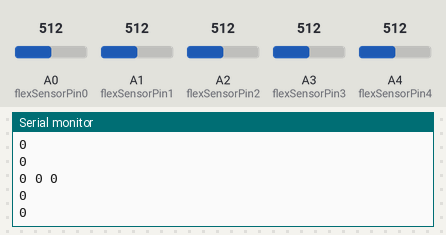
This sketch was run on a simulated Arduino Uno, built with avr-gcc and run on an emulated ATmega328P. Parts: the last lines printed to the serial monitor. Inputs (shaded band) come from the test bench; at power-on: A2 (flexSensorPin2) = 512, A0 (flexSensorPin0) = 512, A1 (flexSensorPin1) = 512, A3 (flexSensorPin3) = 512, A4 (flexSensorPin4) = 512.

Above: at 4.2 s.
4.3 s: A2 (flexSensorPin2) set to 601
At 4.71 s:
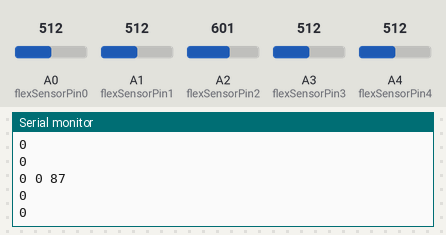
5.8 s: A2 (flexSensorPin2) set to 631
At 6.22 s:
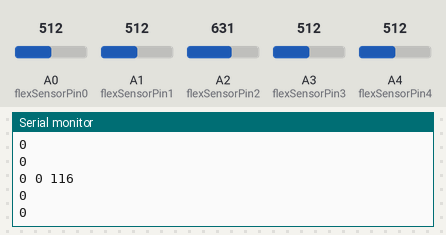
Timing chart, 0 to 8.8 s (numbered marks = the images above; inputs shaded):
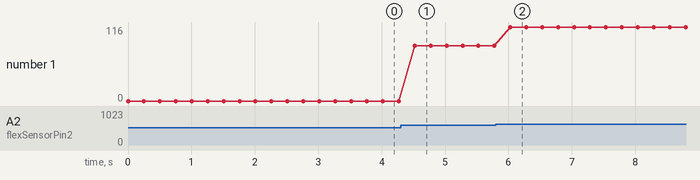

Measured:
- after the input at 4.3 s, the serial monitor: prints a new line after 0.22 s (image 1)
- after the input at 5.8 s, the serial monitor: prints a new line after 0.23 s (image 2)
- plotted number 1: 0 → 87 after the input at 4.3 s, 87 → 116 after the input at 5.8 s

The sketch:

sensor_code.ino
```cpp
int flexSensorPin0 = A0;          //analog pin 0
int flexSensorPin1 = A1;          //analog pin 1
int flexSensorPin2 = A2;          //analog pin 2
int flexSensorPin3 = A3;          //analog pin 3
int flexSensorPin4 = A4;          //analog pin 4
void setup(){
  Serial.begin(9600);
}

void loop()  {
  int flexSensorReading0 = analogRead(flexSensorPin0);
  int flex0 = map(flexSensorReading0, 512, 614,  0, 100);
  Serial.print(flex0);
  Serial.print(' ');

  int flexSensorReading1 = analogRead(flexSensorPin1);
  int flex1 = map(flexSensorReading1, 512, 614,  0, 100);
  Serial.print(flex1);
  Serial.print(' ');

  int flexSensorReading2 = analogRead(flexSensorPin2);
  int flex2 = map(flexSensorReading2, 512, 614,  0, 100);
  Serial.print(flex2);
  Serial.println(' ');

  int flexSensorReading3 = analogRead(flexSensorPin3);
  int flex3 = map(flexSensorReading3, 512, 614,  0, 100);
  Serial.print(flex3);
  Serial.println(' ');


  int flexSensorReading4 = analogRead(flexSensorPin4);
  int flex4 = map(flexSensorReading4, 512, 614,  0, 100);
  Serial.print(flex4);
  Serial.println(' ');


  delay(250);
}
```
